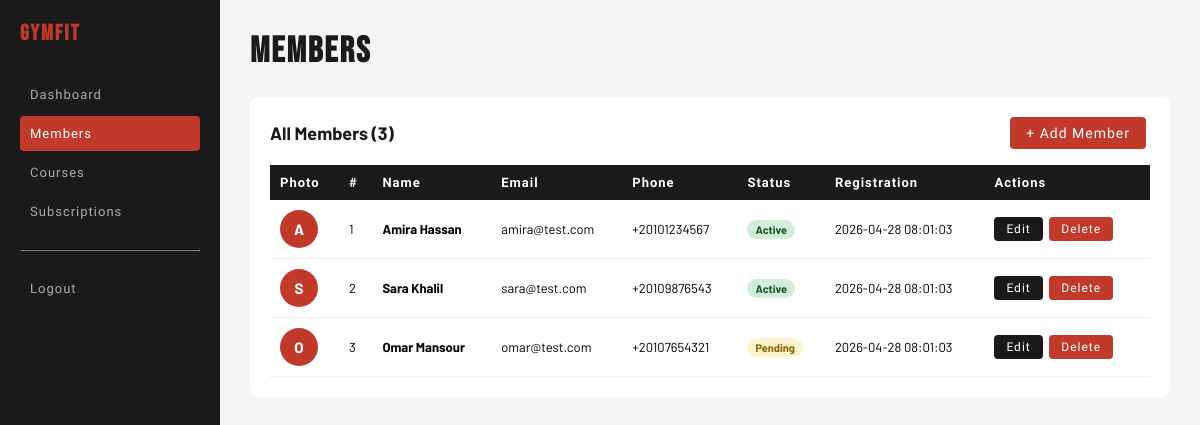
Screenshot of /index.php?route=admin-members (signed in) with the database file from the repository.
### tables this page shows
CREATE TABLE IF NOT EXISTS members (
    id_member         INT           AUTO_INCREMENT PRIMARY KEY,
    first_name        VARCHAR(100)  NOT NULL,
    last_name         VARCHAR(100)  NOT NULL,
    email             VARCHAR(150)  UNIQUE NOT NULL,
    password          VARCHAR(255)  NOT NULL,
    phone             VARCHAR(20),
    registration_date DATETIME      DEFAULT CURRENT_TIMESTAMP,
    status            ENUM('active','inactive','pending') DEFAULT 'pending',
    id_subscription   INT,
    FOREIGN KEY (id_subscription) REFERENCES subscriptions(id_subscription)
);

### app/controllers/AbstractController.php (called while the page is built, shortened)
 <?php
abstract class AbstractController
{
protected function render(string $view, array $data = []): void
{
    require __DIR__ . '/../Views/' . $view . '.phtml';
}
}

### app/controllers/AdminController.php (called while the page is built, shortened)
<?php
class AdminController extends AbstractController
{
    public function listMembers(): void
    {
        $memberManager = new MemberManager();
        $this->render('admin/members', [
            'members' => $memberManager->findAll()
        ]);
    }
}

### index.php (called while the page is built, shortened)
<?php
$router = new Router();
$router->handleRequest($_GET);

### app/models/Member.php (called while the page is built, shortened)
<?php
class Member {
    public function __construct(
        private string  $firstName,
        private string  $lastName,
        private string  $email,
        private string  $password,
        private string  $phone,
        private string  $status           = 'pending',
        private ?int    $idSubscription   = null,
        private ?int    $id               = null,
        private ?string $registrationDate = null,
        private ?string $avatar           = null
    ) {
        $this->registrationDate = $registrationDate ?? date('Y-m-d H:i:s');
    }
    public function getId(): ?int {
        return $this->id;
    }
    public function getFirstName(): string {
        return $this->firstName;
    }
    public function getLastName(): string {
        return $this->lastName;
    }
    public function getEmail(): string {
        return $this->email;
    }
    public function getPhone(): string {
        return $this->phone;
    }
    public function getStatus(): string {
        return $this->status;
    }
    public function getRegistrationDate(): ?string {
        return $this->registrationDate;
    }
    public function getAvatar(): ?string {
        return $this->avatar;
    }
}

### app/managers/AbstractManager.php (called while the page is built, shortened)
<?php
abstract class AbstractManager
{
    public function __construct()
    {
        try {
            $connexion = "mysql:host=".$_ENV["DB_HOST"].";port=3306;charset=".$_ENV["DB_CHARSET"].";dbname=".$_ENV["DB_NAME"];
            $this->db = new PDO(
                $connexion,
                $_ENV["DB_USER"],
                $_ENV["DB_PASSWORD"]
            );
        }catch (PDOException $e){
            die('Connexion échouée : ' . $e->getMessage());
        }
    }
}

### app/managers/MemberManager.php (called while the page is built, shortened)
<?php
class MemberManager extends AbstractManager
{
    public function findAll(): array
    {
        $query = $this->db->prepare(
            'SELECT * FROM members ORDER BY last_name'
        );
        $query->execute();
        $rows = $query->fetchAll(PDO::FETCH_ASSOC);
        $members = [];
        foreach ($rows as $row) {
            $members[] = new Member(
                $row['first_name'],
                $row['last_name'],
                $row['email'],
                $row['password'],
                $row['phone'],
                $row['status'],
                $row['id_subscription'],
                $row['id_member'],
                $row['registration_date'],
                $row['avatar'] ?? null
            );
        }
        return $members;
    }
}

### app/views/admin/members.phtml (the view, shortened to what this page needs)
<?php $members = $data['members'] ?? []; ?>
<!DOCTYPE html>
<html lang="en">
<head>
    <link rel="stylesheet" href="public/assets/css/style.css">
</head>
<body>
<div class="layout">
    <div class="sidebar">
        <h2>GymFit</h2>
        <a href="index.php?route=admin">Dashboard</a>
        <a href="index.php?route=admin-members" class="active">Members</a>
        <a href="index.php?route=admin-courses">Courses</a>
        <a href="index.php?route=admin-subscriptions">Subscriptions</a>
        <hr style="border-color:#333;margin:20px 0;">
        <a href="index.php?route=logout">Logout</a>
    </div>
    <div class="main">
        <h1>Members</h1>
        <div class="card">
            <div class="card-header">
                <h2>All Members (<?= count($members) ?>)</h2>
                <a href="index.php?route=admin-create-member" class="btn btn-add">+ Add Member</a>
            </div>
            <table>
                <thead>
                    <tr>
                        <th>Photo</th>
                        <th>#</th>
                        <th>Name</th>
                        <th>Email</th>
                        <th>Phone</th>
                        <th>Status</th>
                        <th>Registration</th>
                        <th>Actions</th>
                    </tr>
                </thead>
                <tbody>
                    <?php $members = $data['members'] ?? []; ?>
                    <?php foreach ($members as $member): ?>
                    <tr>
                        <td>
                            <?php if ($member->getAvatar()): ?>
                                <img src="public/assets/uploads/avatars/<?= htmlspecialchars($member->getAvatar()) ?>"
                                     alt="avatar"
                                     style="width:38px;height:38px;border-radius:50%;object-fit:cover;display:block;">
                            <?php else: ?>
                                <div style="width:38px;height:38px;border-radius:50%;background:#C0392B;display:flex;align-items:center;justify-content:center;color:#fff;font-weight:bold;font-size:15px;">
                                    <?= strtoupper(substr($member->getFirstName(), 0, 1)) ?>
                                </div>
                            <?php endif; ?>
                        </td>
                        <td><?= $member->getId() ?></td>
                        <td>
                            <strong>
                                <?= htmlspecialchars($member->getFirstName()) ?>
                                <?= htmlspecialchars($member->getLastName()) ?>
                            </strong>
                        </td>
                        <td><?= htmlspecialchars($member->getEmail()) ?></td>
                        <td><?= htmlspecialchars($member->getPhone()) ?></td>
                        <td>
                            <span class="badge badge-<?= $member->getStatus() ?>">
                                <?= ucfirst($member->getStatus()) ?>
                            </span>
                        </td>
                        <td><?= htmlspecialchars($member->getRegistrationDate()) ?></td>
                        <td>
                            <a href="index.php?route=admin-update-member&id=<?= $member->getId() ?>"
                               class="btn btn-edit">Edit</a>
                            <a href="index.php?route=admin-delete-member&id=<?= $member->getId() ?>"
                               class="btn btn-delete"
                               onclick="return confirm('Delete <?= htmlspecialchars($member->getFirstName()) ?>?')">
                               Delete
                            </a>
                        </td>
                    </tr>
                    <?php endforeach; ?>
                </tbody>
            </table>
        </div>
    </div>
</div>
</body>
</html>

### public/assets/css/style.css (style rules this page uses)
:root { --red: #C0392B; --red-d: #96281B; --black: #0e0e0e; --dark: #1A1A1A; --dark2: #242424; --white: #ffffff; --gray: #f5f5f5; --font-display: 'Bebas Neue', sans-serif; --font-ui: 'Barlow Condensed', sans-serif; --font-body: 'Barlow', sans-serif; }
* { box-sizing: border-box; margin: 0; padding: 0; }
body { font-family: var(--font-body); }
.layout { display: flex; min-height: 100vh; }
.sidebar { width: 220px; background: var(--dark); padding: 20px; flex-shrink: 0; }
.sidebar h2 { color: var(--red); font-size: 22px; margin-bottom: 30px; font-family: var(--font-display); letter-spacing: 2px; }
.sidebar a { display: block; color: #aaa; text-decoration: none; padding: 10px; margin-bottom: 4px; border-radius: 4px; font-family: var(--font-ui); font-size: 13px; letter-spacing: 1px; }
.sidebar a.active { background: var(--red); color: #fff; }
.sidebar hr { border-color: #333; margin: 20px 0; }
.main { flex: 1; padding: 30px; background: var(--gray); }
.main h1 { color: var(--dark); margin-bottom: 24px; font-family: var(--font-display); font-size: 36px; letter-spacing: 2px; }
.card { background: #fff; border-radius: 8px; padding: 20px; margin-bottom: 20px; }
.card-header { display: flex; justify-content: space-between; align-items: center; margin-bottom: 16px; }
.card-header h2 { font-size: 18px; color: var(--dark); }
table { width: 100%; border-collapse: collapse; }
th { background: var(--dark); color: #fff; padding: 10px; text-align: left; font-size: 13px; font-family: var(--font-ui); letter-spacing: 1px; }
td { padding: 10px; border-bottom: 1px solid #eee; font-size: 13px; }
.badge { padding: 3px 8px; border-radius: 20px; font-size: 11px; font-weight: bold; }
.badge-active { background: #d4edda; color: #155724; }
.badge-pending { background: #fff3cd; color: #856404; }
.btn { padding: 5px 12px; border: none; border-radius: 4px; cursor: pointer; font-size: 12px; text-decoration: none; margin-right: 4px; display: inline-block; font-family: var(--font-ui); letter-spacing: 1px; }
.btn-edit { background: var(--dark); color: #fff; }
.btn-delete { background: var(--red); color: #fff; }
.btn-add { background: var(--red); color: #fff; padding: 8px 16px; font-size: 14px; }

### rows the page displays
members: first_name "A", id_member "1", first_name "Amira", last_name "Hassan", email "amira@test.com", phone "+20101234567", status "Active", registration_date "2026-04-28 08:01:03"
members: first_name "S", id_member "2", first_name "Sara", last_name "Khalil", email "sara@test.com", phone "+20109876543", status "Active", registration_date "2026-04-28 08:01:03"
members: first_name "O", id_member "3", first_name "Omar", last_name "Mansour", email "omar@test.com", phone "+20107654321", status "Pending", registration_date "2026-04-28 08:01:03"

### other values shown
count($members) "3"
